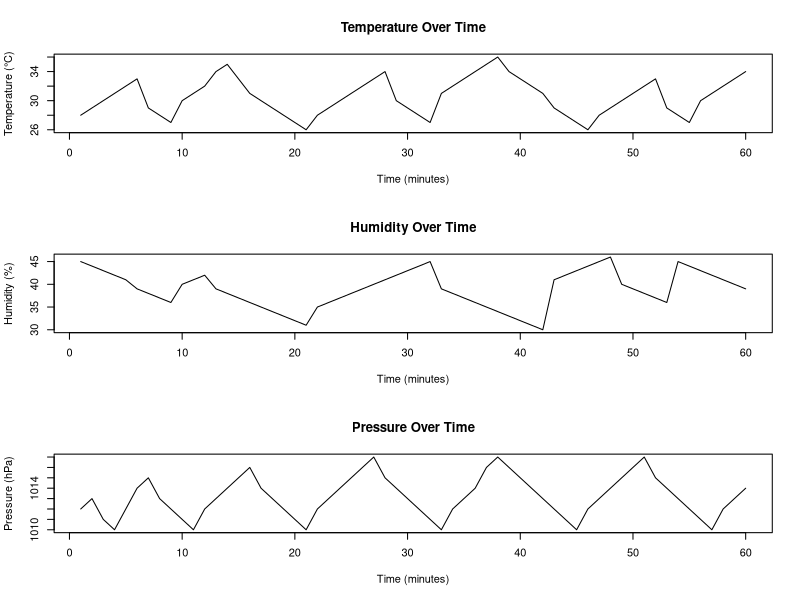

Here is the R script that generated this plot:
# Example sensor readings (60 readings = 1 hour, 1 reading per minute)
temperature <- c(28, 29, 30, 31, 32, 33, 29, 28, 27, 30, 31, 32, 34, 35, 33,
                 31, 30, 29, 28, 27, 26, 28, 29, 30, 31, 32, 33, 34, 30, 29,
                 28, 27, 31, 32, 33, 34, 35, 36, 34, 33, 32, 31, 29, 28, 27,
                 26, 28, 29, 30, 31, 32, 33, 29, 28, 27, 30, 31, 32, 33, 34)

humidity <- c(45, 44, 43, 42, 41, 39, 38, 37, 36, 40, 41, 42, 39, 38, 37,
              36, 35, 34, 33, 32, 31, 35, 36, 37, 38, 39, 40, 41, 42, 43,
              44, 45, 39, 38, 37, 36, 35, 34, 33, 32, 31, 30, 41, 42, 43,
              44, 45, 46, 40, 39, 38, 37, 36, 45, 44, 43, 42, 41, 40, 39)

pressure <- c(1012, 1013, 1011, 1010, 1012, 1014, 1015, 1013, 1012, 1011,
              1010, 1012, 1013, 1014, 1015, 1016, 1014, 1013, 1012, 1011,
              1010, 1012, 1013, 1014, 1015, 1016, 1017, 1015, 1014, 1013,
              1012, 1011, 1010, 1012, 1013, 1014, 1016, 1017, 1016, 1015,
              1014, 1013, 1012, 1011, 1010, 1012, 1013, 1014, 1015, 1016,
              1017, 1015, 1014, 1013, 1012, 1011, 1010, 1012, 1013, 1014)

# Time vector (minutes)
time <- 1:length(temperature)

# 1) Calculate the average reading for each sensor
avg_temp <- mean(temperature)
avg_humidity <- mean(humidity)
avg_pressure <- mean(pressure)

cat("Average Temperature:", avg_temp, "°C\n")
cat("Average Humidity:", avg_humidity, "%\n")
cat("Average Pressure:", avg_pressure, "hPa\n\n")

# 2) Identify time intervals where temperature > 30 and humidity < 40
condition_minutes <- which(temperature > 30 & humidity < 40)

cat("Minutes where Temperature > 30°C and Humidity < 40%:\n")
print(condition_minutes)
cat("\n")

# 3) Plot the sensor readings over time
par(mfrow = c(3, 1))

plot(time, temperature, type = "l",
     main = "Temperature Over Time", xlab = "Time (minutes)", ylab = "Temperature (°C)")

plot(time, humidity, type = "l",
     main = "Humidity Over Time", xlab = "Time (minutes)", ylab = "Humidity (%)")

plot(time, pressure, type = "l",
     main = "Pressure Over Time", xlab = "Time (minutes)", ylab = "Pressure (hPa)")
